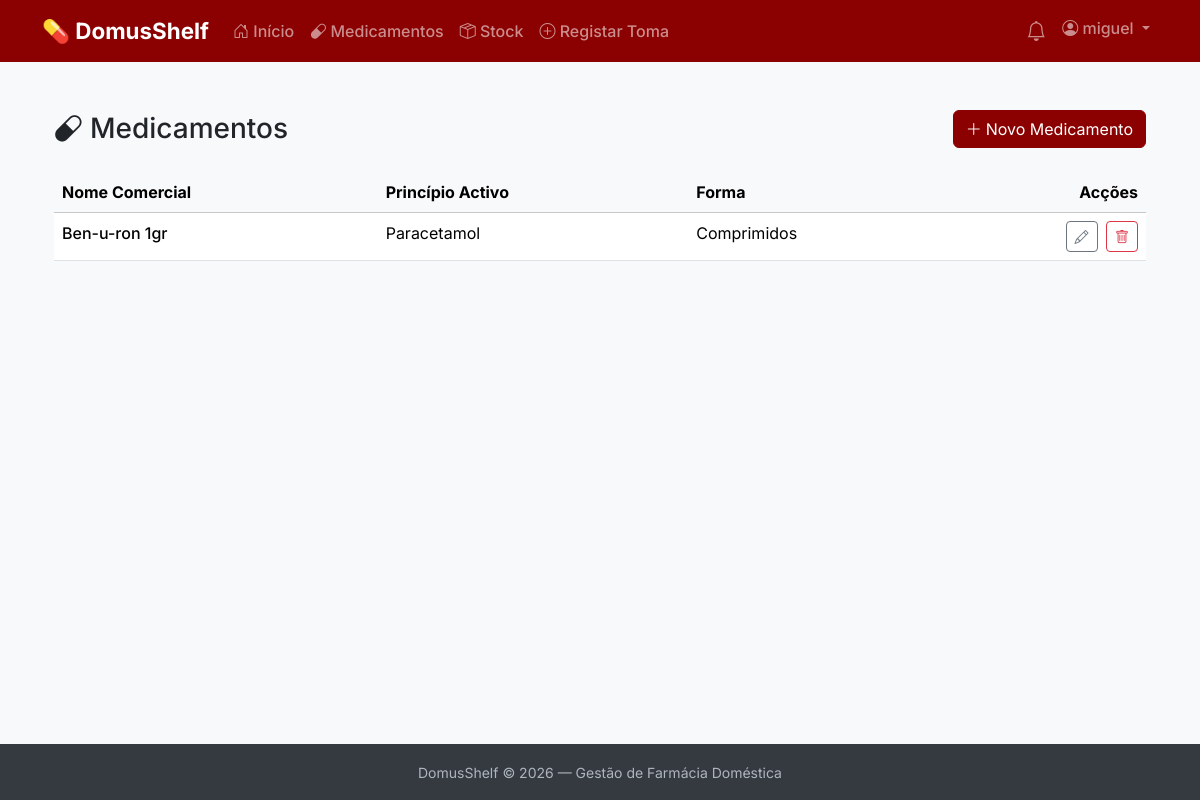
The app's page /medicamentos/ (signed in), older data.
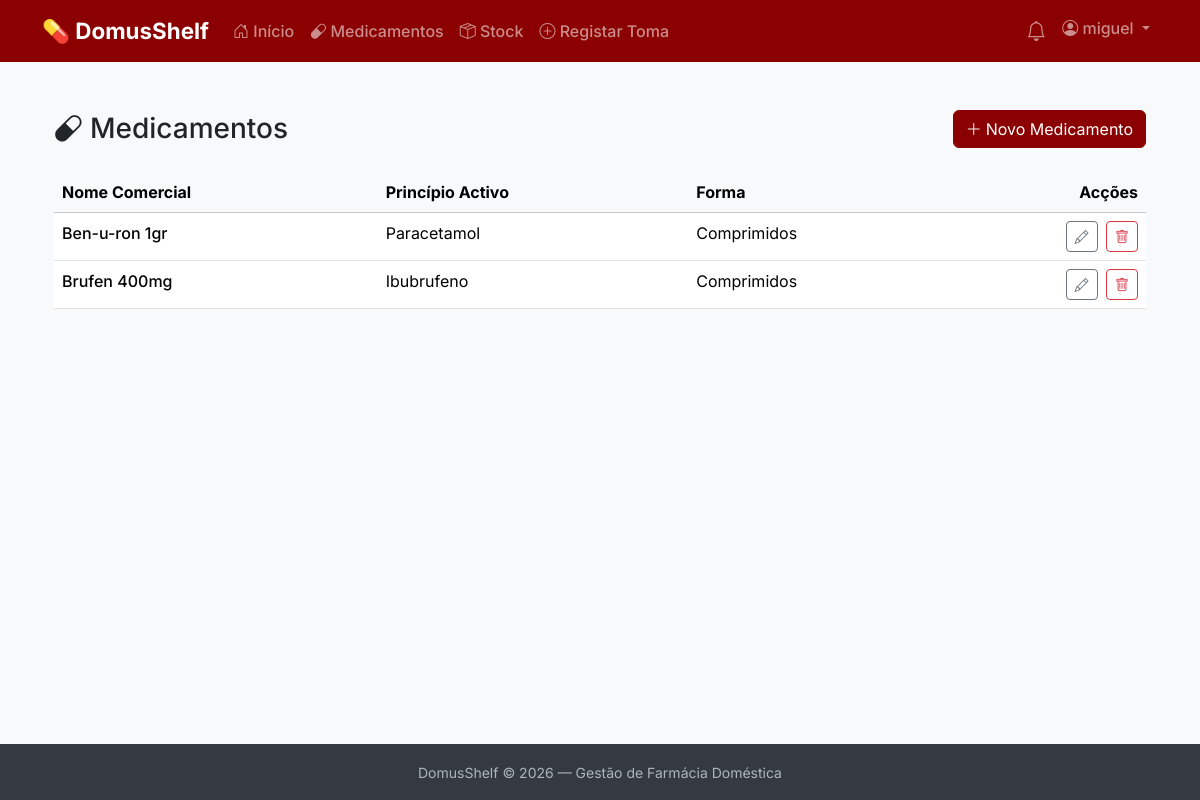
The same page, newer data.
### pharmacy/models.py (models this page shows, shortened)
class Medicamento(models.Model):
    utilizador = models.ForeignKey(
        User,
        on_delete=models.CASCADE,
        related_name='medicamentos',
        verbose_name='Utilizador'
    )
    nome_comercial = models.CharField(
        max_length=200,
        verbose_name='Nome Comercial'
    )
    principio_activo = models.CharField(
        max_length=200,
        blank=True,
        verbose_name='Princípio Activo'
    )
    forma_farmaceutica = models.CharField(
        max_length=100,
        blank=True,
        verbose_name='Forma Farmacêutica'
    )
    observacoes = models.TextField(
        blank=True,
        verbose_name='Observações'
    )
    criado_em = models.DateTimeField(
        auto_now_add=True,
        verbose_name='Criado em'
    )
    class Meta:
        verbose_name = 'Medicamento'
        verbose_name_plural = 'Medicamentos'
        ordering = ['nome_comercial']

### pharmacy/views.py (the view)
# urls.py: path('', views.medicamento_lista, name='medicamento_lista'),
@login_required
def medicamento_lista(request):
    medicamentos = Medicamento.objects.filter(
        utilizador=request.user
    ).order_by('nome_comercial')
    context = {
        'medicamentos': medicamentos,
    }
    return render(request, 'pharmacy/medicamento_lista.html', context)

### pharmacy/context_processors.py (called while the page is built)
def alertas_count(request):
    if not request.user.is_authenticated:
        return {'alertas_count': 0}
    hoje = date.today()
    try:
        prefs = Preferencias.objects.get(utilizador=request.user)
        dias_alerta = prefs.dias_alerta_antes
    except Preferencias.DoesNotExist:
        dias_alerta = 30  # Valor por defeito
    data_limite = hoje + timedelta(days=dias_alerta)
    count = Embalagem.objects.filter(
        medicamento__utilizador=request.user,
        quantidade_actual__gt=0,
        data_validade__lte=data_limite
    ).count()
    return {'alertas_count': count}

### pharmacy/templates/pharmacy/medicamento_lista.html (shortened to what this page needs)
{% extends 'base.html' %}
{% block content %}
<div class="container py-4">
    <div class="d-flex justify-content-between align-items-center mb-4">
        <h1 class="h3 mb-0">
            <i class="bi bi-capsule me-2"></i>Medicamentos
        </h1>
        <a href="{% url 'pharmacy:medicamento_criar' %}" class="btn btn-primary">
            <i class="bi bi-plus-lg me-1"></i>Novo Medicamento
        </a>
    </div>
    {% if medicamentos %}
        <div class="table-responsive d-none d-md-block">
            <table class="table table-hover">
                <thead class="table-light">
                    <tr>
                        <th>Nome Comercial</th>
                        <th>Princípio Activo</th>
                        <th>Forma</th>
                        <th class="text-end">Acções</th>
                    </tr>
                </thead>
                <tbody>
                    {% for medicamento in medicamentos %}
                    <tr>
                        <td class="fw-medium">{{ medicamento.nome_comercial }}</td>
                        <td>{{ medicamento.principio_activo|default:"-" }}</td>
                        <td>{{ medicamento.forma_farmaceutica|default:"-" }}</td>
                        <td class="text-end">
                            <a href="{% url 'pharmacy:medicamento_editar' medicamento.pk %}"
                               class="btn btn-sm btn-outline-secondary me-1"
                               title="Editar">
                                <i class="bi bi-pencil"></i>
                            </a>
                            <a href="{% url 'pharmacy:medicamento_eliminar' medicamento.pk %}"
                               class="btn btn-sm btn-outline-danger"
                               title="Eliminar">
                                <i class="bi bi-trash"></i>
                            </a>
                        </td>
                    </tr>
                    {% endfor %}
                </tbody>
            </table>
        </div>
    {% endif %}
</div>
{% endblock %}

Row changes from the older to the newer data that the page shows:
added Medicamento: nome_comercial "Brufen 400mg", principio_activo "Ibubrufeno", forma_farmaceutica "Comprimidos"
